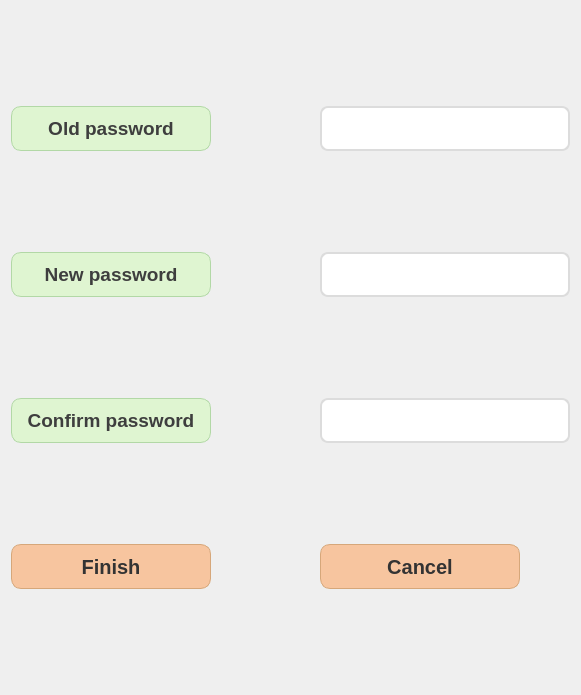
                   <widget class="QWidget" name="adjust_password_widget" native="true">
                    <property name="geometry">
                     <rect>
                      <x>10</x>
                      <y>10</y>
                      <width>581</width>
                      <height>695</height>
                     </rect>
                    </property>
                    <property name="minimumSize">
                     <size>
                      <width>581</width>
                      <height>695</height>
                     </size>
                    </property>
                    <property name="maximumSize">
                     <size>
                      <width>581</width>
                      <height>695</height>
                     </size>
                    </property>
                    <layout class="QGridLayout" name="gridLayout_6">
                     <item row="0" column="5">
                      <widget class="QLineEdit" name="old_password">
                       <property name="minimumSize">
                        <size>
                         <width>250</width>
                         <height>45</height>
                        </size>
                       </property>
                       <property name="maximumSize">
                        <size>
                         <width>250</width>
                         <height>45</height>
                        </size>
                       </property>
                       <property name="font">
                        <font>
                         <family>Arial</family>
                         <pointsize>14</pointsize>
                         <weight>75</weight>
                         <bold>true</bold>
                        </font>
                       </property>
                       <property name="styleSheet">
                        <string notr="true">QLineEdit {
    background-color: #ffffff;
    border: 2px solid #dcdcdc;
    border-radius: 8px;
    padding: 5px 10px;
    font-family: Arial;
    color: #333333;
}

QLineEdit:focus {
    border: 2px solid #5cb85c; /* 專注時變綠色邊框 */
    background-color: #f9fff9;
}
</string>
                       </property>
                       <property name="echoMode">
                        <enum>QLineEdit::Password</enum>
                       </property>
                      </widget>
                     </item>
                     <item row="1" column="5">
                      <widget class="QLineEdit" name="new_password">
                       <property name="minimumSize">
                        <size>
                         <width>250</width>
                         <height>45</height>
                        </size>
                       </property>
                       <property name="maximumSize">
                        <size>
                         <width>250</width>
                         <height>45</height>
                        </size>
                       </property>
                       <property name="font">
                        <font>
                         <family>Arial</family>
                         <pointsize>14</pointsize>
                         <weight>75</weight>
                         <bold>true</bold>
                        </font>
                       </property>
                       <property name="styleSheet">
                        <string notr="true">QLineEdit {
    background-color: #ffffff;
    border: 2px solid #dcdcdc;
    border-radius: 8px;
    padding: 5px 10px;
    font-family: Arial;
    color: #333333;
}

QLineEdit:focus {
    border: 2px solid #5cb85c; /* 專注時變綠色邊框 */
    background-color: #f9fff9;
}
</string>
                       </property>
                       <property name="echoMode">
                        <enum>QLineEdit::Password</enum>
                       </property>
                      </widget>
                     </item>
                     <item row="4" column="2">
                      <spacer name="password_spacer">
                       <property name="orientation">
                        <enum>Qt::Horizontal</enum>
                       </property>
                       <property name="sizeHint" stdset="0">
                        <size>
                         <width>40</width>
                         <height>20</height>
                        </size>
                       </property>
                      </spacer>
                     </item>
                     <item row="2" column="5">
                      <widget class="QLineEdit" name="new_password_confirm">
                       <property name="minimumSize">
                        <size>
                         <width>250</width>
                         <height>45</height>
                        </size>
                       </property>
                       <property name="maximumSize">
                        <size>
                         <width>250</width>
                         <height>45</height>
                        </size>
                       </property>
                       <property name="font">
                        <font>
                         <family>Arial</family>
                         <pointsize>14</pointsize>
                         <weight>75</weight>
                         <bold>true</bold>
                        </font>
                       </property>
                       <property name="styleSheet">
                        <string notr="true">QLineEdit {
    background-color: #ffffff;
    border: 2px solid #dcdcdc;
    border-radius: 8px;
    padding: 5px 10px;
    font-family: Arial;
    color: #333333;
}

QLineEdit:focus {
    border: 2px solid #5cb85c; /* 專注時變綠色邊框 */
    background-color: #f9fff9;
}
</string>
                       </property>
                       <property name="echoMode">
                        <enum>QLineEdit::Password</enum>
                       </property>
                      </widget>
                     </item>
                     <item row="0" column="1">
                      <widget class="QLabel" name="old_password_label">
                       <property name="minimumSize">
                        <size>
                         <width>0</width>
                         <height>45</height>
                        </size>
                       </property>
                       <property name="maximumSize">
                        <size>
                         <width>16777215</width>
                         <height>45</height>
                        </size>
                       </property>
                       <property name="font">
                        <font>
                         <family>Arial</family>
                         <pointsize>14</pointsize>
                         <weight>75</weight>
                         <bold>true</bold>
                        </font>
                       </property>
                       <property name="styleSheet">
                        <string notr="true">QLabel {
    font-weight: 600;               /* 粗體，視覺上接近 2px 粗線感 */
    color: #3e3e3e;                 /* 深灰文字，對比清晰 */
    background-color: #dff5d1;      /* 抹茶綠背景，清爽不突兀 */
    border: 1px solid #b2d8a6;      /* 淡綠邊框 */
    border-radius: 10px;            /* 圓角邊框 */
    padding: 8px 12px;              /* 內邊距，讓文字更舒服 */
}
</string>
                       </property>
                       <property name="text">
                        <string>Old password</string>
                       </property>
                       <property name="alignment">
                        <set>Qt::AlignCenter</set>
                       </property>
                      </widget>
                     </item>
                     <item row="4" column="1">
                      <widget class="QPushButton" name="password_confirm">
                       <property name="minimumSize">
                        <size>
                         <width>200</width>
                         <height>45</height>
                        </size>
                       </property>
                       <property name="maximumSize">
                        <size>
                         <width>200</width>
                         <height>45</height>
                        </size>
                       </property>
                       <property name="font">
                        <font>
                         <family>Arial</family>
                         <pointsize>15</pointsize>
                         <weight>75</weight>
                         <bold>true</bold>
                        </font>
                       </property>
                       <property name="styleSheet">
                        <string notr="true">QPushButton {
    background-color: #f7c59f;       
    color: #333333;                  
    border: 1px solid #d6a77a;
    border-radius: 10px;            
    padding: 6px 12px;               
}

QPushButton:hover {
    background-color: #ffdab9;   
}
</string>
                       </property>
                       <property name="text">
                        <string>Finish</string>
                       </property>
                       <property name="checkable">
                        <bool>true</bool>
                       </property>
                      </widget>
                     </item>
                     <item row="1" column="1">
                      <widget class="QLabel" name="new_passport_label">
                       <property name="minimumSize">
                        <size>
                         <width>0</width>
                         <height>45</height>
                        </size>
                       </property>
                       <property name="maximumSize">
                        <size>
                         <width>16777215</width>
                         <height>45</height>
                        </size>
                       </property>
                       <property name="font">
                        <font>
                         <family>Arial</family>
                         <pointsize>14</pointsize>
                         <weight>75</weight>
                         <bold>true</bold>
                        </font>
                       </property>
                       <property name="styleSheet">
                        <string notr="true">QLabel {
    font-weight: 600;               /* 粗體，視覺上接近 2px 粗線感 */
    color: #3e3e3e;                 /* 深灰文字，對比清晰 */
    background-color: #dff5d1;      /* 抹茶綠背景，清爽不突兀 */
    border: 1px solid #b2d8a6;      /* 淡綠邊框 */
    border-radius: 10px;            /* 圓角邊框 */
    padding: 8px 12px;              /* 內邊距，讓文字更舒服 */
}
</string>
                       </property>
                       <property name="text">
                        <string>New password</string>
                       </property>
                       <property name="alignment">
                        <set>Qt::AlignCenter</set>
                       </property>
                      </widget>
                     </item>
                     <item row="2" column="1">
                      <widget class="QLabel" name="new_password_confirm_label">
                       <property name="minimumSize">
                        <size>
                         <width>0</width>
                         <height>45</height>
                        </size>
                       </property>
                       <property name="maximumSize">
                        <size>
                         <width>16777215</width>
                         <height>45</height>
                        </size>
                       </property>
                       <property name="font">
                        <font>
                         <family>Arial</family>
                         <pointsize>14</pointsize>
                         <weight>75</weight>
                         <bold>true</bold>
                        </font>
                       </property>
                       <property name="styleSheet">
                        <string notr="true">QLabel {
    font-weight: 600;               /* 粗體，視覺上接近 2px 粗線感 */
    color: #3e3e3e;                 /* 深灰文字，對比清晰 */
    background-color: #dff5d1;      /* 抹茶綠背景，清爽不突兀 */
    border: 1px solid #b2d8a6;      /* 淡綠邊框 */
    border-radius: 10px;            /* 圓角邊框 */
    padding: 8px 12px;              /* 內邊距，讓文字更舒服 */
}
</string>
                       </property>
                       <property name="text">
                        <string>Confirm password</string>
                       </property>
                       <property name="alignment">
                        <set>Qt::AlignCenter</set>
                       </property>
                      </widget>
                     </item>
                     <item row="4" column="5">
                      <widget class="QPushButton" name="change_password_cancel">
                       <property name="minimumSize">
                        <size>
                         <width>200</width>
                         <height>45</height>
                        </size>
                       </property>
                       <property name="maximumSize">
                        <size>
                         <width>200</width>
                         <height>45</height>
                        </size>
                       </property>
                       <property name="font">
                        <font>
                         <family>Arial</family>
                         <pointsize>15</pointsize>
                         <weight>75</weight>
                         <bold>true</bold>
                        </font>
                       </property>
                       <property name="styleSheet">
                        <string notr="true">QPushButton {
    background-color: #f7c59f;       
    color: #333333;                  
    border: 1px solid #d6a77a;
    border-radius: 10px;            
    padding: 6px 12px;         
}

QPushButton:hover {
    background-color: #ffdab9;   
}
</string>
                       </property>
                       <property name="text">
                        <string>Cancel</string>
                       </property>
                       <property name="checkable">
                        <bool>true</bool>
                       </property>
                      </widget>
                     </item>
                    </layout>
                   </widget>
